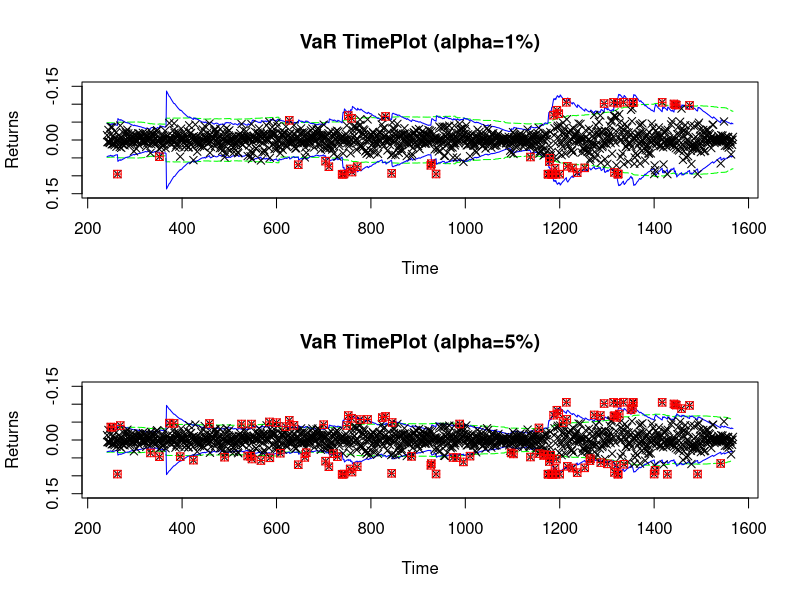

Recreate this plot in R.
# clear variables and close windows
rm(list = ls(all = TRUE))
graphics.off()

VaRest = function(y, method, alpha) {
  # parameter settings
  n = length(y)
  h = 240
  lam = 0.96
  w = 1
  
  # RMA
  if (method == 1) {
    sigma = matrix(1, (n - h), 1) - 1
    tmp = cumsum(y * y)
    tmp1 = (tmp[(h + 1):n] - tmp[1:(n - h)])/h
    sigma = sqrt(((w * tmp1) * w))
  }
  
  # EMA
  if (method == 2) {
    sigma = matrix(1, (n - h), 1) - 1
    j = h
    expo = (h - 1):0
    while (j < n) {
      j = j + 1
      tmp = (lam^expo)^0.5 * y[(j - h):(j - 1)]
      tmp1 = sum(tmp * tmp)
      sigma[j - h] = sqrt(tmp1 * (1 - lam))
    }
  }
  
  # Selecting alpha
  if (alpha == 0.01) {
    qf = qnorm(alpha, 0, 1)
    VaR = qf * sigma
    VaR = cbind(VaR, (-VaR))
  } else if (alpha == 0.05) {
    qf = qnorm(alpha, 0, 1)
    VaR = qf * sigma
    VaR = cbind(VaR, (-VaR))
  }
  
}

# Main computation
x1 = read.table("CMS.txt")
x = x1[1:nrow(x1), 1]
y = diff(log(x))
h = 240

# Option 1_1=RMA of 1%, Option 2_1=EMA of 1%, Option 1_2=RMA of 5%, Option 2_2=RMA of
# 5%
opt1_1 = VaRest(y, 1, 0.01)
opt2_1 = VaRest(y, 2, 0.01)
opt1_2 = VaRest(y, 1, 0.05)
opt2_2 = VaRest(y, 2, 0.05)

# Plots

# Subplots
A = c(1, 2)
layout(A)

# 1.Plots for estimated VaR of 1%
time = seq(h + 1, length(x) - 1)
plot(time, opt1_1[, 1], col = "green", type = "l", lty = "longdash", ylim = c(0.15, -0.15), 
     main = "VaR TimePlot (alpha=1%)", xlab = "Time", ylab = "Returns")
lines(time, opt1_1[, 2], col = "green", lty = "longdash")
lines(time, opt2_1[, 1], col = "blue", lty = "solid")
lines(time, opt2_1[, 2], col = "blue", lty = "solid")

points(241:(length(x) - 1), y[241:(length(x) - 1)], col = "black", pch = 4)

exceed = matrix(0, length(241:length(y)))
l = 1
for (i in 241:length(y)) {
  if ((opt1_1[i - 240, 2] < y[i]) || (y[i] < opt1_1[i - 240, 1])) {
    exceed[l] = y[i]
    points(i, exceed[l], col = "red", pch = 12)
    l = l + 1
  }
}

# 2.Plots for estimated VaR of 5%
time = seq(h + 1, length(x) - 1)
plot(time, opt1_2[, 1], col = "green", type = "l", lty = "longdash", ylim = c(0.15, -0.15), 
     main = "VaR TimePlot (alpha=5%)", xlab = "Time", ylab = "Returns")
lines(time, opt1_2[, 2], col = "green", lty = "longdash")
lines(time, opt2_2[, 1], col = "blue", lty = "solid")
lines(time, opt2_2[, 2], col = "blue", lty = "solid")

points(241:(length(x) - 1), y[241:(length(x) - 1)], col = "black", pch = 4)

exceed = matrix(0, length(241:length(y)))
l = 1
for (i in 241:length(y)) {
  if ((opt1_2[i - 240, 2] < y[i]) || (y[i] < opt1_2[i - 240, 1])) {
    exceed[l] = y[i]
    points(i, exceed[l], col = "red", pch = 12)
    l = l + 1
  }
}